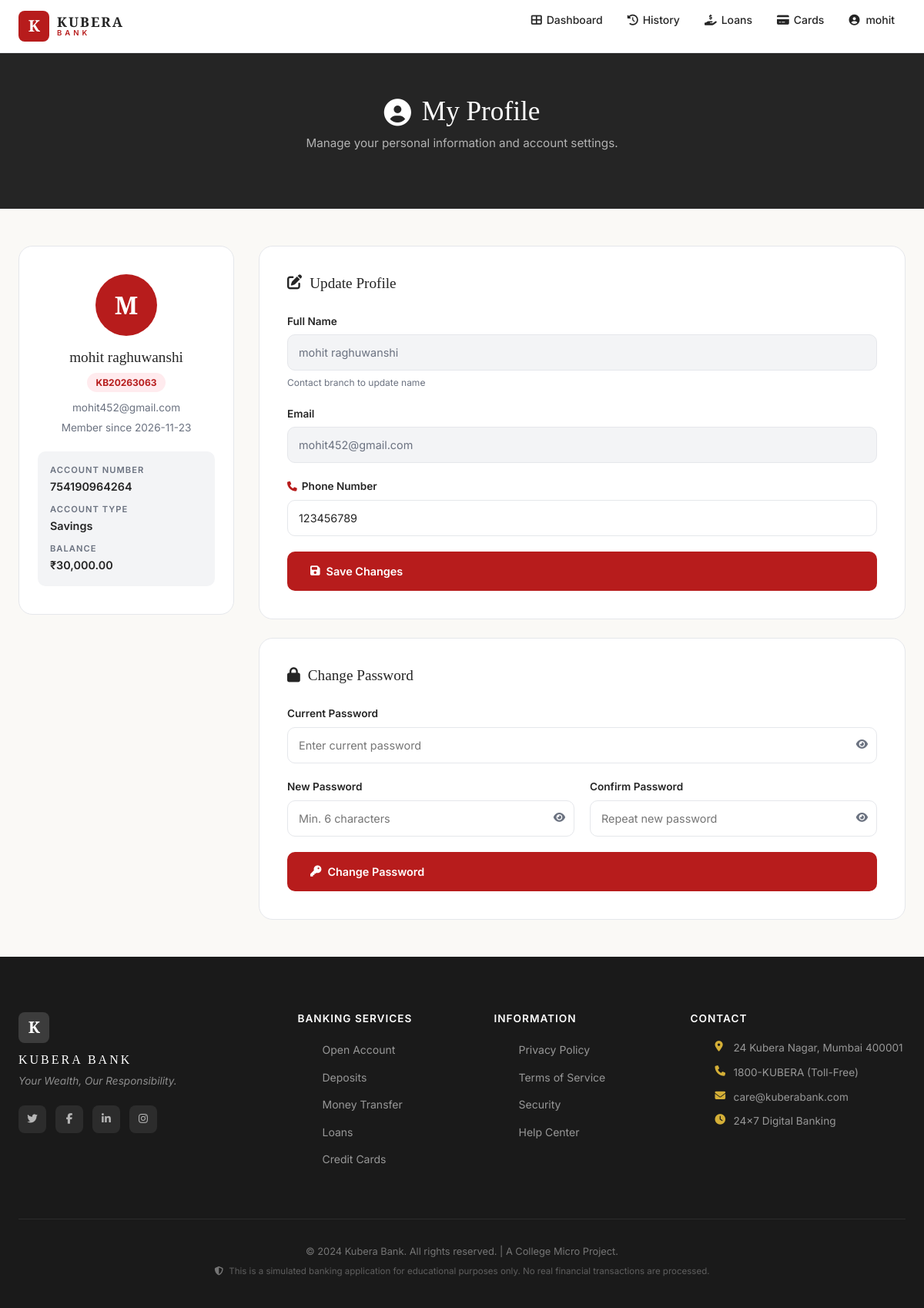
Page /profile (signed in) on the committed database.
### tables this page shows
CREATE TABLE users (
            id          INTEGER PRIMARY KEY AUTOINCREMENT,
            customer_id TEXT    UNIQUE NOT NULL,
            full_name   TEXT    NOT NULL,
            email       TEXT    UNIQUE NOT NULL,
            phone       TEXT    NOT NULL,
            password    TEXT    NOT NULL,
            is_admin    INTEGER DEFAULT 0,
            created_at  TEXT    DEFAULT (datetime('now', 'localtime'))
        );

CREATE TABLE accounts (
            id             INTEGER PRIMARY KEY AUTOINCREMENT,
            user_id        INTEGER NOT NULL,
            account_number TEXT    UNIQUE NOT NULL,
            account_type   TEXT    NOT NULL,
            balance        REAL    DEFAULT 0.0,
            address        TEXT,
            date_of_birth  TEXT,
            is_active      INTEGER DEFAULT 1,
            created_at     TEXT    DEFAULT (datetime('now', 'localtime')),
            FOREIGN KEY (user_id) REFERENCES users(id)
        );

### app.py (the view, shortened to what this page needs)
@app.route('/profile', methods=['GET', 'POST'])
@login_required
def profile():
    user_id = session['user_id']
    conn = get_db_connection()
    try:
        user    = conn.execute('SELECT * FROM users WHERE id = ?', (user_id,)).fetchone()
        account = conn.execute('SELECT * FROM accounts WHERE user_id = ?', (user_id,)).fetchone()
    finally:
        conn.close()
    return render_template('profile.html', user=user, account=account)

### app.py (called while the page is built)
def generate_csrf_token():
    if '_csrf_token' not in session:
        session['_csrf_token'] = secrets.token_hex(16)
    return session['_csrf_token']

@app.before_request
def csrf_protect():
    if request.method == "POST":
        if request.path.startswith('/api/'):
            return
        token = session.get('_csrf_token')
        form_token = request.form.get('csrf_token')
        if not token or not form_token or token != form_token:
            flash('Security check failed: Invalid or expired token. Please try again.', 'danger')
            return redirect(request.referrer or url_for('index'))

def login_required(f):
    @wraps(f)
    def decorated(*args, **kwargs):
        if 'user_id' not in session:
            flash('Please log in to access your account.', 'warning')
            return redirect(url_for('login'))
        return f(*args, **kwargs)
    return decorated

### database.py (called while the page is built)
def get_db_connection():
    conn = sqlite3.connect(Config.DATABASE_PATH)
    conn.row_factory = sqlite3.Row  # Access results like: row['column_name']
    conn.execute("PRAGMA foreign_keys = ON")  # Enable foreign key support
    return conn

### templates/profile.html (shortened to what this page needs)
{% extends "base.html" %}
{% block content %}
<div class="kb-page-wrapper">
    <div class="kb-page-header">
        <div class="kb-container">
            <h1><i class="fas fa-user-circle"></i> My Profile</h1>
            <p>Manage your personal information and account settings.</p>
        </div>
    </div>
    <div class="kb-container kb-profile-layout">
        <div class="kb-profile-sidebar">
            <div class="kb-profile-avatar-big">
                {{ user.full_name[0].upper() }}
            </div>
            <h3>{{ user.full_name }}</h3>
            <span class="kb-customer-id-badge">{{ user.customer_id }}</span>
            <p class="kb-profile-email">{{ user.email }}</p>
            <p class="kb-profile-joined">Member since {{ user.created_at[:10] }}</p>
            {% if account %}
            <div class="kb-profile-account-mini">
                <div>
                    <label>Account Number</label>
                    <span>{{ account.account_number }}</span>
                </div>
                <div>
                    <label>Account Type</label>
                    <span>{{ account.account_type }}</span>
                </div>
                <div>
                    <label>Balance</label>
                    <span>₹{{ "{:,.2f}".format(account.balance) }}</span>
                </div>
            </div>
            {% endif %}
        </div>
        <div class="kb-profile-main">
            <div class="kb-form-card">
                <h3><i class="fas fa-edit"></i> Update Profile</h3>
                <form action="{{ url_for('profile') }}" method="POST" class="kb-form">
                    <div class="kb-form-group">
                        <label>Full Name</label>
                        <input type="text" value="{{ user.full_name }}" disabled class="kb-disabled">
                        <small class="kb-hint">Contact branch to update name</small>
                    </div>
                    <div class="kb-form-group">
                        <label>Email</label>
                        <input type="email" value="{{ user.email }}" disabled class="kb-disabled">
                    </div>
                    <div class="kb-form-group">
                        <label for="phone">
                            <i class="fas fa-phone"></i> Phone Number
                        </label>
                        <input type="tel" id="phone" name="phone"
                               value="{{ user.phone }}" placeholder="10-digit number"
                               pattern="[0-9]{10}" maxlength="10">
                    </div>
                    <button type="submit" class="kb-btn-primary">
                        <i class="fas fa-save"></i> Save Changes
                    </button>
                </form>
            </div>
            <div class="kb-form-card">
                <h3><i class="fas fa-lock"></i> Change Password</h3>
                <form action="{{ url_for('profile') }}" method="POST" class="kb-form" id="pwForm">
                    <div class="kb-form-group">
                        <label for="current_password">Current Password</label>
                        <div class="kb-input-pw">
                            <input type="password" id="current_password" name="current_password"
                                   placeholder="Enter current password" required>
                            <button type="button" class="kb-pw-toggle" data-target="current_password">
                                <i class="fas fa-eye"></i>
                            </button>
                        </div>
                    </div>
                    <div class="kb-form-row">
                        <div class="kb-form-group">
                            <label for="new_password">New Password</label>
                            <div class="kb-input-pw">
                                <input type="password" id="new_password" name="new_password"
                                       placeholder="Min. 6 characters" required minlength="6">
                                <button type="button" class="kb-pw-toggle" data-target="new_password">
                                    <i class="fas fa-eye"></i>
                                </button>
                            </div>
                        </div>
                        <div class="kb-form-group">
                            <label for="confirm_password">Confirm Password</label>
                            <div class="kb-input-pw">
                                <input type="password" id="confirm_password" name="confirm_password"
                                       placeholder="Repeat new password" required>
                                <button type="button" class="kb-pw-toggle" data-target="confirm_password">
                                    <i class="fas fa-eye"></i>
                                </button>
                            </div>
                        </div>
                    </div>
                    <button type="submit" class="kb-btn-danger">
                        <i class="fas fa-key"></i> Change Password
                    </button>
                </form>
            </div>
        </div>
    </div>
</div>
{% endblock %}

### rows in the picture
users: full_name "M", full_name "mohit raghuwanshi", customer_id "KB20263063", email "mohit452@gmail.com", created_at "2026-11-23", phone "123456789"
accounts: account_number "754190964264", account_type "Savings", balance "30,000.00"

### other values in the picture
{{ session.get('user_name', '').split()[0] }} "mohit"
